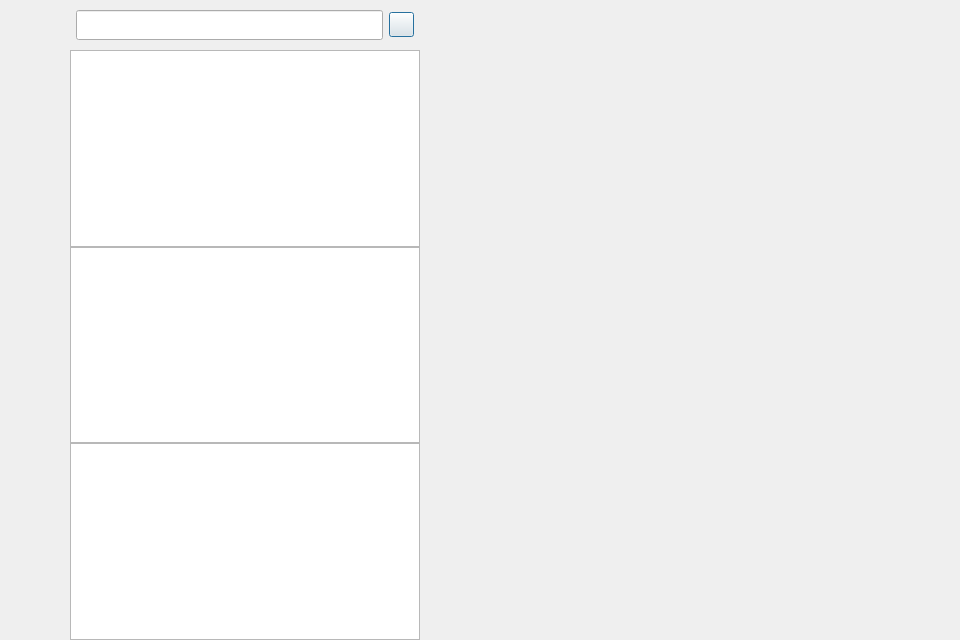
<?xml version="1.0" encoding="UTF-8"?>
<ui version="4.0">
 <class>ChatDialog</class>
 <widget class="QDialog" name="ChatDialog">
  <property name="geometry">
   <rect>
    <x>0</x>
    <y>0</y>
    <width>960</width>
    <height>640</height>
   </rect>
  </property>
  <property name="minimumSize">
   <size>
    <width>0</width>
    <height>0</height>
   </size>
  </property>
  <property name="windowTitle">
   <string>Dialog</string>
  </property>
  <property name="styleSheet">
   <string notr="true"/>
  </property>
  <layout class="QHBoxLayout" name="horizontalLayout">
   <property name="spacing">
    <number>0</number>
   </property>
   <property name="leftMargin">
    <number>0</number>
   </property>
   <property name="topMargin">
    <number>0</number>
   </property>
   <property name="rightMargin">
    <number>0</number>
   </property>
   <property name="bottomMargin">
    <number>0</number>
   </property>
   <item>
    <widget class="QWidget" name="side_bar" native="true">
     <property name="minimumSize">
      <size>
       <width>70</width>
       <height>0</height>
      </size>
     </property>
     <property name="maximumSize">
      <size>
       <width>70</width>
       <height>16777215</height>
      </size>
     </property>
     <layout class="QVBoxLayout" name="verticalLayout_2">
      <property name="spacing">
       <number>0</number>
      </property>
      <property name="leftMargin">
       <number>0</number>
      </property>
      <property name="topMargin">
       <number>0</number>
      </property>
      <property name="rightMargin">
       <number>0</number>
      </property>
      <property name="bottomMargin">
       <number>0</number>
      </property>
      <item>
       <widget class="QWidget" name="side_bar_wid" native="true">
        <property name="layoutDirection">
         <enum>Qt::LayoutDirection::LeftToRight</enum>
        </property>
        <layout class="QVBoxLayout" name="verticalLayout_3">
         <property name="spacing">
          <number>18</number>
         </property>
         <property name="leftMargin">
          <number>6</number>
         </property>
         <item>
          <widget class="QLabel" name="side_head_lb">
           <property name="minimumSize">
            <size>
             <width>58</width>
             <height>58</height>
            </size>
           </property>
           <property name="maximumSize">
            <size>
             <width>58</width>
             <height>58</height>
            </size>
           </property>
           <property name="text">
            <string/>
           </property>
          </widget>
         </item>
         <item alignment="Qt::AlignmentFlag::AlignHCenter">
          <widget class="StateWidget" name="side_chat_wid" native="true">
           <property name="enabled">
            <bool>true</bool>
           </property>
           <property name="minimumSize">
            <size>
             <width>35</width>
             <height>35</height>
            </size>
           </property>
           <property name="maximumSize">
            <size>
             <width>35</width>
             <height>35</height>
            </size>
           </property>
           <property name="layoutDirection">
            <enum>Qt::LayoutDirection::LeftToRight</enum>
           </property>
          </widget>
         </item>
         <item alignment="Qt::AlignmentFlag::AlignHCenter">
          <widget class="StateWidget" name="side_contact_wid" native="true">
           <property name="minimumSize">
            <size>
             <width>35</width>
             <height>35</height>
            </size>
           </property>
           <property name="maximumSize">
            <size>
             <width>35</width>
             <height>35</height>
            </size>
           </property>
          </widget>
         </item>
         <item alignment="Qt::AlignmentFlag::AlignHCenter">
          <widget class="StateWidget" name="side_settings_wid" native="true">
           <property name="minimumSize">
            <size>
             <width>35</width>
             <height>35</height>
            </size>
           </property>
           <property name="maximumSize">
            <size>
             <width>35</width>
             <height>35</height>
            </size>
           </property>
          </widget>
         </item>
         <item>
          <spacer name="verticalSpacer">
           <property name="orientation">
            <enum>Qt::Orientation::Vertical</enum>
           </property>
           <property name="sizeHint" stdset="0">
            <size>
             <width>20</width>
             <height>247</height>
            </size>
           </property>
          </spacer>
         </item>
         <item alignment="Qt::AlignmentFlag::AlignHCenter">
          <widget class="StateWidget" name="widget" native="true">
           <property name="minimumSize">
            <size>
             <width>35</width>
             <height>35</height>
            </size>
           </property>
           <property name="maximumSize">
            <size>
             <width>35</width>
             <height>35</height>
            </size>
           </property>
          </widget>
         </item>
        </layout>
       </widget>
      </item>
     </layout>
    </widget>
   </item>
   <item>
    <widget class="QWidget" name="chat_user_wid" native="true">
     <property name="minimumSize">
      <size>
       <width>200</width>
       <height>0</height>
      </size>
     </property>
     <property name="maximumSize">
      <size>
       <width>350</width>
       <height>16777215</height>
      </size>
     </property>
     <layout class="QVBoxLayout" name="verticalLayout">
      <property name="spacing">
       <number>0</number>
      </property>
      <property name="leftMargin">
       <number>0</number>
      </property>
      <property name="topMargin">
       <number>0</number>
      </property>
      <property name="rightMargin">
       <number>0</number>
      </property>
      <property name="bottomMargin">
       <number>0</number>
      </property>
      <item>
       <widget class="QWidget" name="search_wid" native="true">
        <property name="minimumSize">
         <size>
          <width>0</width>
          <height>50</height>
         </size>
        </property>
        <property name="maximumSize">
         <size>
          <width>16777215</width>
          <height>50</height>
         </size>
        </property>
        <layout class="QHBoxLayout" name="horizontalLayout_2">
         <property name="leftMargin">
          <number>6</number>
         </property>
         <property name="topMargin">
          <number>0</number>
         </property>
         <property name="rightMargin">
          <number>6</number>
         </property>
         <property name="bottomMargin">
          <number>0</number>
         </property>
         <item alignment="Qt::AlignmentFlag::AlignVCenter">
          <widget class="CustomizeEdit" name="search_edit">
           <property name="minimumSize">
            <size>
             <width>0</width>
             <height>30</height>
            </size>
           </property>
           <property name="maximumSize">
            <size>
             <width>16777215</width>
             <height>30</height>
            </size>
           </property>
          </widget>
         </item>
         <item>
          <widget class="ClickedBtn" name="add_btn">
           <property name="minimumSize">
            <size>
             <width>25</width>
             <height>25</height>
            </size>
           </property>
           <property name="maximumSize">
            <size>
             <width>25</width>
             <height>25</height>
            </size>
           </property>
           <property name="text">
            <string/>
           </property>
          </widget>
         </item>
        </layout>
       </widget>
      </item>
      <item>
       <widget class="ChatUserList" name="chat_user_list"/>
      </item>
      <item>
       <widget class="SearchList" name="search_list"/>
      </item>
      <item>
       <widget class="ContactUserList" name="con_user_list"/>
      </item>
     </layout>
    </widget>
   </item>
   <item>
    <widget class="QStackedWidget" name="stackedWidget">
     <property name="currentIndex">
      <number>3</number>
     </property>
     <widget class="ChatPage" name="chat_page"/>
     <widget class="UserInfoPage" name="user_info_page"/>
     <widget class="FriendInfoPage" name="friend_info_page"/>
     <widget class="ApplyFriendPage" name="friend_apply_page"/>
    </widget>
   </item>
  </layout>
 </widget>
 <customwidgets>
  <customwidget>
   <class>ClickedBtn</class>
   <extends>QPushButton</extends>
   <header location="global">clickedbtn.h</header>
  </customwidget>
  <customwidget>
   <class>CustomizeEdit</class>
   <extends>QLineEdit</extends>
   <header location="global">customizeedit.h</header>
  </customwidget>
  <customwidget>
   <class>ChatUserList</class>
   <extends>QListWidget</extends>
   <header location="global">chatuserlist.h</header>
  </customwidget>
  <customwidget>
   <class>ChatPage</class>
   <extends>QWidget</extends>
   <header location="global">chatpage.h</header>
   <container>1</container>
  </customwidget>
  <customwidget>
   <class>StateWidget</class>
   <extends>QWidget</extends>
   <header location="global">statewidget.h</header>
   <container>1</container>
  </customwidget>
  <customwidget>
   <class>SearchList</class>
   <extends>QListWidget</extends>
   <header location="global">searchlist.h</header>
  </customwidget>
  <customwidget>
   <class>ContactUserList</class>
   <extends>QListWidget</extends>
   <header location="global">contactuserlist.h</header>
  </customwidget>
  <customwidget>
   <class>ApplyFriendPage</class>
   <extends>QWidget</extends>
   <header location="global">applyfriendpage.h</header>
   <container>1</container>
  </customwidget>
  <customwidget>
   <class>FriendInfoPage</class>
   <extends>QWidget</extends>
   <header>friendinfopage.h</header>
   <container>1</container>
  </customwidget>
  <customwidget>
   <class>UserInfoPage</class>
   <extends>QWidget</extends>
   <header>userinfopage.h</header>
   <container>1</container>
  </customwidget>
 </customwidgets>
 <resources/>
 <connections/>
</ui>
